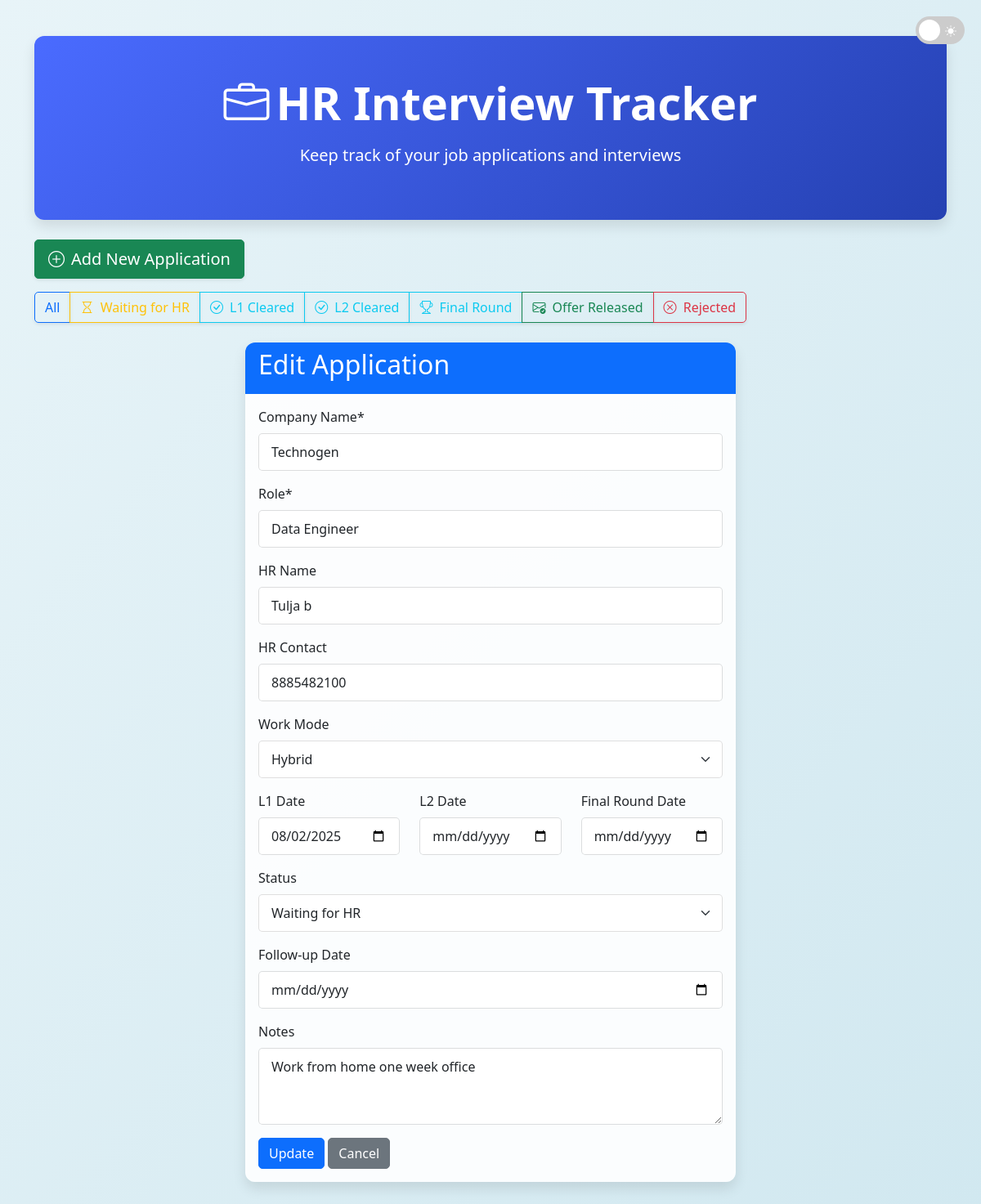
Page /edit/2 on the committed database.
### app.py (models this page shows)
class Application(db.Model):
    id = db.Column(db.Integer, primary_key=True)
    company_name = db.Column(db.String(100), nullable=False)
    role = db.Column(db.String(100), nullable=False)
    hr_name = db.Column(db.String(100))
    hr_contact = db.Column(db.String(20))
    recruiter_name = db.Column(db.String(100))
    l1_date = db.Column(db.Date)
    l2_date = db.Column(db.Date)
    final_round_date = db.Column(db.Date)
    offer_status = db.Column(db.String(50), default='Waiting for HR')
    follow_up_date = db.Column(db.Date)
    notes = db.Column(db.Text)
    created_at = db.Column(db.DateTime, default=datetime.utcnow)

### app.py (the view, shortened to what this page needs)
@app.route('/edit/<int:id>', methods=['GET', 'POST'])
def edit_application(id):
    application = Application.query.get_or_404(id)
    def format_date(date):
        return date.strftime('%Y-%m-%d') if date else ''
    date_fields = {
        'l1_date': format_date(application.l1_date),
        'l2_date': format_date(application.l2_date),
        'final_round_date': format_date(application.final_round_date),
        'follow_up_date': format_date(application.follow_up_date)
    }
    return render_template('edit.html', application=application, **date_fields)

### templates/edit.html (shortened to what this page needs)
{% extends "base.html" %}
{% block content %}
    <div class="card mx-auto" style="max-width: 600px;">
        <div class="card-header bg-primary text-white">
            <h2 class="card-title">Edit Application</h2>
        </div>
        <div class="card-body">
            <form method="POST">
                <div class="mb-3">
                    <label for="company_name" class="form-label">Company Name*</label>
                    <input type="text" class="form-control" id="company_name" name="company_name" value="{{ application.company_name }}" required>
                </div>
                <div class="mb-3">
                    <label for="role" class="form-label">Role*</label>
                    <input type="text" class="form-control" id="role" name="role" value="{{ application.role }}" required>
                </div>
                <div class="mb-3">
                    <label for="hr_name" class="form-label">HR Name</label>
                    <input type="text" class="form-control" id="hr_name" name="hr_name" value="{{ application.hr_name or '' }}">
                </div>
                <div class="mb-3">
                    <label for="hr_contact" class="form-label">HR Contact</label>
                    <input type="text" class="form-control" id="hr_contact" name="hr_contact" value="{{ application.hr_contact or '' }}">
                </div>
                <div class="mb-3">
                    <label for="recruiter_name" class="form-label">Work Mode</label>
                    <select class="form-select" id="recruiter_name" name="recruiter_name">
                        <option value="Hybrid" {% if application.recruiter_name == 'Hybrid' %}selected{% endif %}>Hybrid</option>
                    </select>
                </div>
                <div class="row mb-3">
                    <div class="col-md-4">
                        <label for="l1_date" class="form-label">L1 Date</label>
                        <input type="date" class="form-control" id="l1_date" name="l1_date" value="{{ l1_date }}">
                    </div>
                    <div class="col-md-4">
                        <label for="l2_date" class="form-label">L2 Date</label>
                        <input type="date" class="form-control" id="l2_date" name="l2_date" value="{{ l2_date }}">
                    </div>
                    <div class="col-md-4">
                        <label for="final_round_date" class="form-label">Final Round Date</label>
                        <input type="date" class="form-control" id="final_round_date" name="final_round_date" value="{{ final_round_date }}">
                    </div>
                </div>
                <div class="mb-3">
                    <label for="offer_status" class="form-label">Status</label>
                    <select class="form-select" id="offer_status" name="offer_status">
                        <option value="Waiting for HR" {% if application.offer_status == 'Waiting for HR' %}selected{% endif %}>Waiting for HR</option>
                    </select>
                </div>
                <div class="mb-3">
                    <label for="follow_up_date" class="form-label">Follow-up Date</label>
                    <input type="date" class="form-control" id="follow_up_date" name="follow_up_date" value="{{ follow_up_date }}">
                </div>
                <div class="mb-3">
                    <label for="notes" class="form-label">Notes</label>
                    <textarea class="form-control" id="notes" name="notes" rows="3">{{ application.notes or '' }}</textarea>
                </div>
                <button type="submit" class="btn btn-primary">Update</button>
                <a href="{{ url_for('index') }}" class="btn btn-secondary">Cancel</a>
            </form>
        </div>
    </div>
{% endblock %}

### static/style.css (style rules this page uses)
:root { --bg-primary: #e8f4f8; --bg-gradient: linear-gradient(to bottom right, #e8f4f8, #d1e8f0); --card-bg: rgba(255, 255, 255, 0.9); --text-color: #212529; --border-color: rgba(0, 0, 0, 0.125); --hover-bg: rgba(74, 107, 255, 0.1); --header-gradient: linear-gradient(135deg, #4a6bff, #2541b2); --input-bg: #fff; --shadow-color: rgba(0, 0, 0, 0.1); }
body { background-color: var(--bg-primary); background-image: var(--bg-gradient); min-height: 100vh; padding-top: 20px; font-family: 'Segoe UI', Tahoma, Geneva, Verdana, sans-serif; color: var(--text-color); transition: all 0.3s ease; }
.card { box-shadow: 0 0.5rem 1rem var(--shadow-color); border-radius: 12px; overflow: hidden; margin-bottom: 30px; border: none; background-color: var(--card-bg); color: var(--text-color); transition: transform 0.3s ease, box-shadow 0.3s ease; }
.btn { border-radius: 5px; transition: all 0.3s; }
.card, .table { animation: fade-in 0.5s ease-in-out; }
.card-header { border-bottom: none; }
.form-control, .form-select { border-radius: 5px; padding: 10px 15px; border: 1px solid var(--border-color); transition: all 0.3s ease; background-color: var(--input-bg); color: var(--text-color); }

### rows in the picture
Application: company_name "Technogen", role "Data Engineer", hr_name "Tulja b", hr_contact "8885482100", recruiter_name "Hybrid", offer_status "Waiting for HR", notes "Work from home one week office"

### other values in the picture
{{ status }} "Waiting for HR" "L1 Cleared" "L2 Cleared" "Final Round" "Offer Released" "Rejected"
